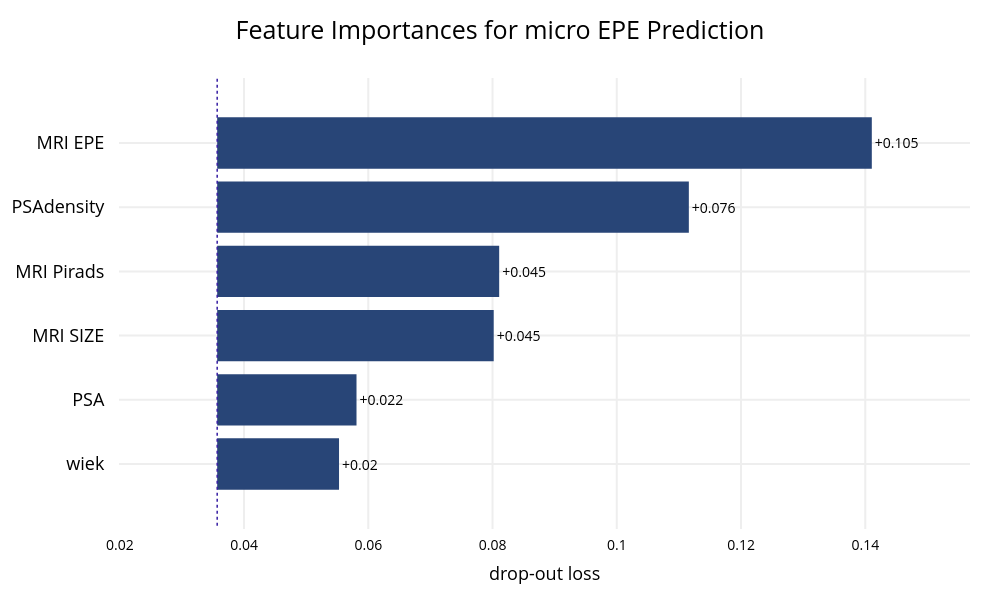

Notebook source saved alongside this figure:
### Code cell
X = df[numerical_cols + categorical_cols]
y = df['EPE micro']

param_grid = {
    'classifier__learning_rate': [0.05, 0.1, 0.2],
    'classifier__n_estimators': [200, 400, 800],
    'classifier__max_depth': [3, 6, 9],
    'classifier__subsample': [0.8, 0.9, 1.0],
    'classifier__colsample_bytree': [0.8, 0.9, 1.0],
    'classifier__gamma': [0, 0.1, 0.2]
}

model = XGBClassifier(random_state=2)
#brier score and tuning test split = 0.2
res = train_and_evaluate_model(model, X, y, numerical_cols, categorical_cols, n_folds=5, tune_params=True, param_grid=param_grid, tuning_scoring='roc_auc', tuning_test_size=0.2)
untrained_model = model.set_params(**res.best_params)

plot_roc(res.fp_rate, res.tp_rate, res.roc_auc, fig_width=800)
plot_confusion_matrix(res.y_true, res.y_pred)
plot_feature_importance(res.pipeline, X, y, title='Feature Importance for micro EPE Prediction')
plot_discrimination_threshold(untrained_model, X, y)

### Figure 1 — Plotly figure (JSON) as saved in the notebook; plotly's stock layout.template omitted (floating-point values rounded to 4 significant figures)
{"data": [{"base": 0.03568, "hoverinfo": "text", "hoverlabel": {"bgcolor": "rgba(0,0,0,0.8)"}, "hovertext": ["Model: XGBClassifier loss after<br>variable: MRI EPE is permuted: 0.141<br>Drop-out loss change: +0.105", "Model: XGBClassifier loss after<br>variable: PSAdensity is permuted: 0.112<br>Drop-out loss change: +0.076", "Model: XGBClassifier loss after<br>variable: MRI Pirads is permuted: 0.081<br>Drop-out loss change: +0.045", "Model: XGBClassifier loss after<br>variable: MRI SIZE is permuted: 0.08<br>Drop-out loss change: +0.045", "Model: XGBClassifier loss after<br>variable: PSA is permuted: 0.058<br>Drop-out loss change: +0.022", "Model: XGBClassifier loss after<br>variable: wiek is permuted: 0.055<br>Drop-out loss change: +0.02"], "marker": {"color": "#284577"}, "orientation": "h", "showlegend": false, "text": ["+0.105", "+0.076", "+0.045", "+0.045", "+0.022", "+0.02"], "textposition": "outside", "type": "bar", "x": [0.1054, 0.07592, 0.04539, 0.04451, 0.02243, 0.01961], "xaxis": "x", "y": ["MRI EPE", "PSAdensity", "MRI Pirads", "MRI SIZE", "PSA", "wiek"], "yaxis": "y"}], "layout": {"annotations": [{"font": {"size": 18}, "showarrow": false, "text": "", "x": 0.5, "xanchor": "center", "xref": "paper", "y": 1, "yanchor": "bottom", "yref": "paper"}, {"font": {"size": 18}, "showarrow": false, "text": "drop-out loss", "x": 0.5, "xanchor": "center", "xref": "paper", "y": 0, "yanchor": "top", "yref": "paper", "yshift": -30}], "font": {"color": "black", "size": 14}, "height": 600, "margin": {"b": 71, "r": 30, "t": 78}, "shapes": [{"line": {"color": "#371ea3", "dash": "dot", "width": 1.5}, "type": "line", "x0": 0.03568, "x1": 0.03568, "xref": "x", "y0": -1, "y1": 6, "yref": "y"}], "title": {"font": {"color": "black", "size": 25}, "text": "Feature Importances for micro EPE Prediction", "x": 0.5}, "width": 1000, "xaxis": {"anchor": "y", "automargin": true, "domain": [0, 1], "fixedrange": true, "gridwidth": 2, "range": [0.01988, 0.1569], "tickcolor": "white", "ticklen": 3, "ticks": "outside", "type": "linear", "zeroline": false}, "yaxis": {"anchor": "x", "automargin": true, "autorange": "reversed", "domain": [0, 1], "fixedrange": true, "gridwidth": 2, "tickcolor": "white", "tickfont": {"size": 18}, "ticklen": 10, "ticks": "outside", "type": "category"}}}
